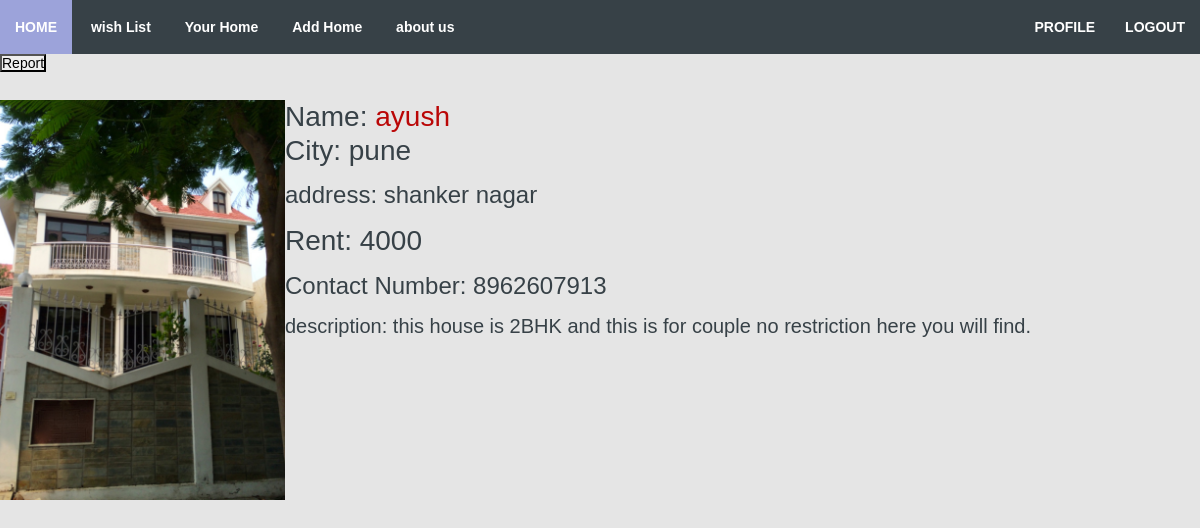
The app's page /report/4/, older data.
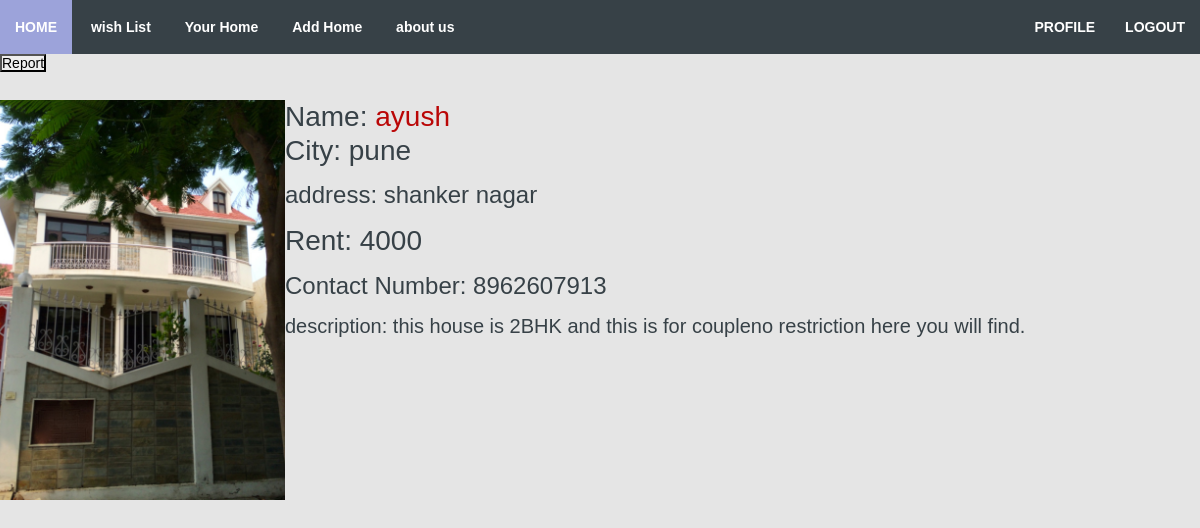
The same page, newer data.
### homeapp/models.py (models this page shows, shortened)
class Item(models.Model):
    user = models.ForeignKey(User, on_delete=models.CASCADE, related_name="item", null=True)
    city = models.CharField(max_length=50)
    address =models.CharField(max_length=300)
    rent= models.IntegerField(null = True)
    description= models.CharField(max_length=500)
    number=models.IntegerField(null=True)
    picture = models.FileField(blank=True, null=True)
    report =models.IntegerField(default=0)

### homeapp/views.py (the view)
# urls.py: path('report/<int:card_id>/',views.report,name="reporthome"),
def report(request,card_id):
     home_card = Item.objects.get(id=card_id)
     home_card.report=1
     home_card.save()
     return render(request,'home_card.html',{'home_card':home_card})

### templates/home_card.html (shortened to what this page needs)
{% extends 'base.html' %}
{% load static %}
{% block style %}
<link rel="stylesheet" href="{% static 'homepic.css' %}">
{% endblock style %}
{% block body %}
<a href="/report/{{home_card.id}}/"><p><button>Report</button></p></a><br><br>
  <div class="row">
    <div>
      {% if home_card.picture %}
      <img src="{{home_card.picture.url}}" alt="No Image" style="float: left; width:400x; height:400px;background-size:cover;">
      {% endif %}
    </div>
    <div>
        <h3>Name: <a href="/profile/{{home_card.user.id}}/">{{home_card.user.username}}</a></h3>
      <h3>City: {{home_card.city}}</h3><br>
      <h4>address: {{home_card.address}}</h4><br>
      <b><h3>Rent: {{home_card.rent}}</h3></b><br>
      <h4>Contact Number: {{home_card.number}}</h4><br>
      <h5>description: {{home_card.description}} </h5><br>
    </div>
  </div>
{% endblock body %}

Row changes from the older to the newer data that the page shows:
changed Item "pune": description "this house is 2BHK and this is for couple no restriction here you will find." → "this house is 2BHK and this is for coupleno restriction here you will find."
